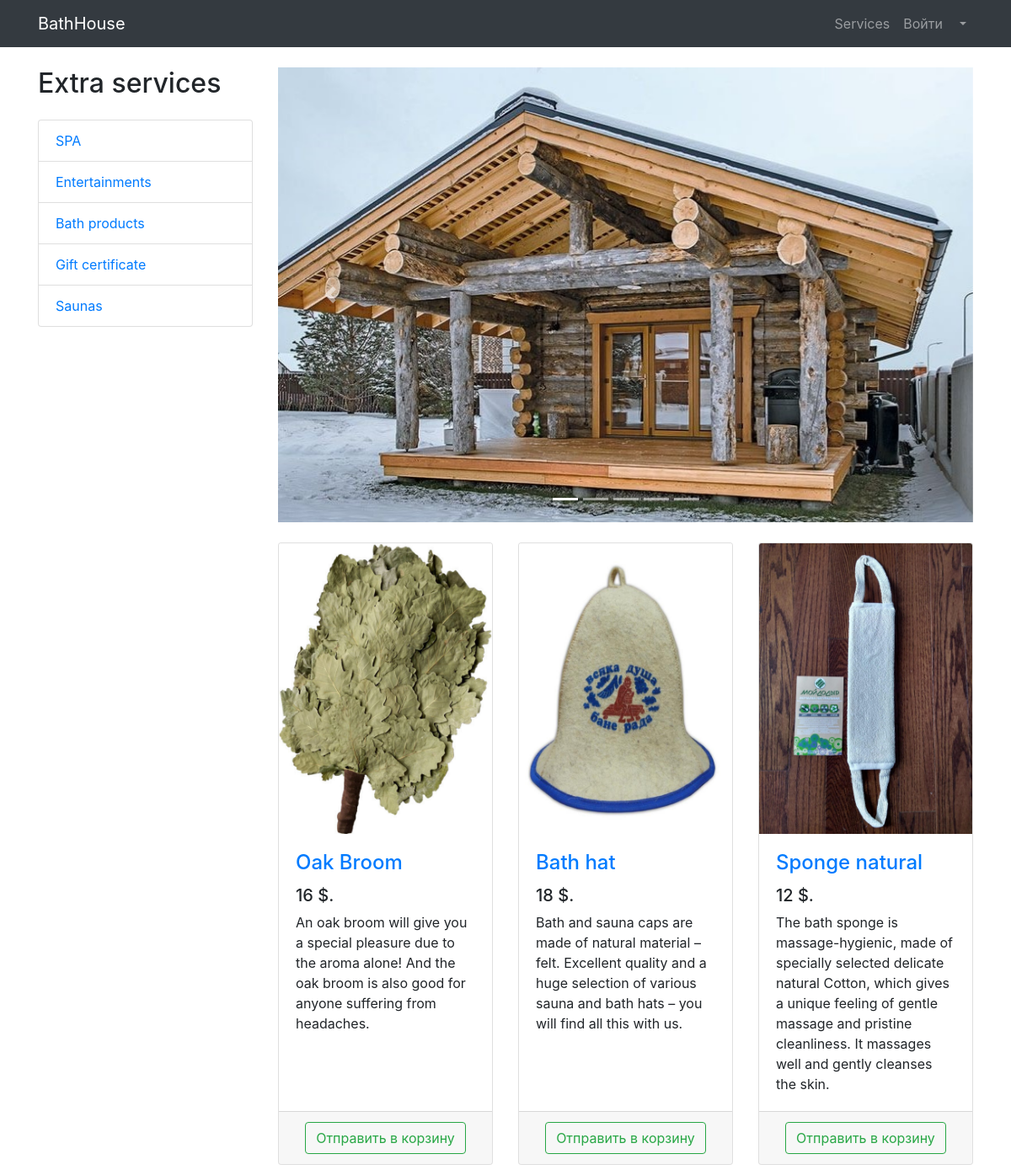
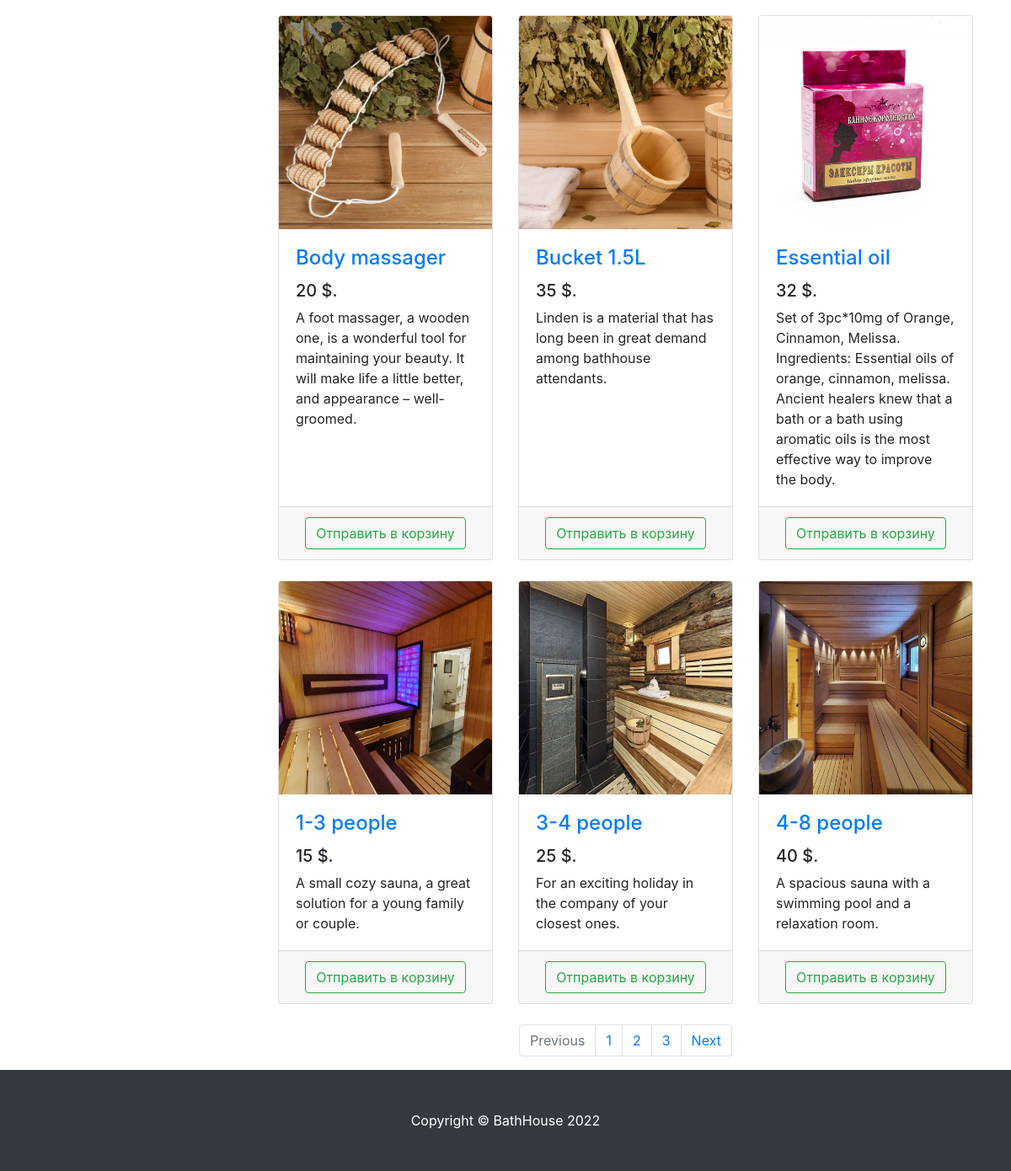
Page /services/ on the committed database (2 pictures, top to bottom).
### mainpage/models.py (models this page shows, shortened)
class ServiceCategory(models.Model):
    name = models.CharField(max_length=128)
    description = models.TextField(null=True, blank=True)
    objects = models.Manager()

class Service(models.Model):
    name = models.CharField(max_length=128)
    description = models.TextField()
    price = models.DecimalField(max_digits=4, decimal_places=0)
    image = models.ImageField(upload_to='extra_service_images')
    category = models.ForeignKey(to=ServiceCategory, on_delete=models.CASCADE)
    objects = models.Manager()

### mainpage/views.py (the view)
# urls.py: path('services/', services, name='services'),
def services(request):
    context = {
        'title': 'Type of Bath',
        'baths': Service.objects.all(),
        'categories': ServiceCategory.objects.all(),
    }
    return render(request, 'mainpage/price.html', context)

### mainpage/templates/mainpage/price.html (shortened to what this page needs)
{% extends 'mainpage/base.html' %}
{% load static %}
{% block css %}
    <link href="{% static 'vendor/css/products.css' %}" rel="stylesheet">
{% endblock %}
{% block content %}
    <div class="container">
    <div class="row">
        <div class="col-lg-3">
            <h2 class="my-4">Extra services</h2>
            <div class="list-group">
                {% for category in categories %}
                <a href="#" class="list-group-item">{{ category.name }}</a>
                {% endfor %}
            </div>
        </div>
        <div class="col-lg-9">
            <div id="carouselExampleIndicators" class="carousel slide my-4" data-ride="carousel">
                <ol class="carousel-indicators">
                    <li data-target="#carouselExampleIndicators" data-slide-to="0" class="active"></li>
                    <li data-target="#carouselExampleIndicators" data-slide-to="1"></li>
                    <li data-target="#carouselExampleIndicators" data-slide-to="2"></li>
                    <li data-target="#carouselExampleIndicators" data-slide-to="3"></li>
                    <li data-target="#carouselExampleIndicators" data-slide-to="4"></li>
                </ol>
                <div class="carousel-inner" role="listbox">
                    <div class="carousel-item active">
                        <img class="d-block img-fluid" src="/static/vendor/img/slides/1.jpg" alt="First slide">
                    </div>
                </div>
                <a class="carousel-control-prev" href="#carouselExampleIndicators" role="button" data-slide="prev">
                    <span class="carousel-control-prev-icon" aria-hidden="true"></span>
                </a>
                <a class="carousel-control-next" href="#carouselExampleIndicators" role="button" data-slide="next">
                    <span class="carousel-control-next-icon" aria-hidden="true"></span>
                </a>
            </div>
            <div class="row">
                {% for services in baths %}
                <div class="col-lg-4 col-md-6 mb-4">
                    <div class="card h-100">
                        <a href="#">
                            <img class="card-img-top"
                                 src="{{ services.image.url }}"
                                 alt="">
                        </a>
                        <div class="card-body">
                            <h4 class="card-title">
                                <a href="#">{{ services.name }}</a>
                            </h4>
                            <h5>{{ services.price }} $.</h5>
                            <p class="card-text">{{ services.description }}</p>
                        </div>
                        <div class="card-footer text-center">
                            <button type="button" class="btn btn-outline-success">Отправить в корзину</button>
                        </div>
                    </div>
                </div>
                {% endfor %}
            </div>
            <nav aria-label="Page navigation example">
                <ul class="pagination justify-content-center">
                    <li class="page-item disabled">
                        <a class="page-link" href="#" tabindex="-1" aria-disabled="true">Previous</a>
                    </li>
                    <li class="page-item"><a class="page-link" href="#">1</a></li>
                    <li class="page-item"><a class="page-link" href="#">2</a></li>
                    <li class="page-item"><a class="page-link" href="#">3</a></li>
                    <li class="page-item">
                        <a class="page-link" href="#">Next</a>
                    </li>
                </ul>
            </nav>
        </div>
    </div>
</div>
{% endblock %}
{% block footer %}
    <footer class="py-5 bg-dark">
    <div class="container">
        <p class="m-0 text-center text-white">Copyright &copy; BathHouse 2022</p>
    </div>
</footer>
{% endblock %}

### mainpage/templates/mainpage/base.html (shortened to what this page needs)
{% load static %}
<!DOCTYPE html>
<html lang="en">
<head>
    <link href="{% static 'vendor/bootstrap/css/bootstrap.min.css' %}" rel="stylesheet">
    {% block css %}
    {% endblock %}
</head>
<body>
<nav class="navbar navbar-expand-lg navbar-dark bg-dark fixed-top">
    <div class="container">
        <a class="navbar-brand" href="{% url 'index' %}">BathHouse</a>
        <div class="collapse navbar-collapse" id="navbarResponsive">
            <ul class="navbar-nav ml-auto">
                <li class="nav-item">
                    <a class="nav-link" href="{% url 'services' %}">Services  </a>
                </li>
                <li class="nav-item">
                    <a class="nav-link" href="users/login.html">Войти </a>
                </li>
                <li class="nav-item dropdown">
                    <a class="nav-link dropdown-toggle" href="#" id="navbarDropdown" role="button"
                       data-bs-toggle="dropdown" aria-expanded="false">
                    </a>
                </li>
            </ul>
        </div>
    </div>
</nav>
{% block content %}
{% endblock %}
{% block footer %}
{% endblock %}
</body>
</html>

### rows in the picture
ServiceCategory: name "SPA"
ServiceCategory: name "Entertainments"
ServiceCategory: name "Bath products"
ServiceCategory: name "Gift certificate"
ServiceCategory: name "Saunas"
Service: image (picture), name "Oak Broom", price "16", description "An oak broom will give you a special pleasure due to the aroma alone! And the oak broom is also good for anyone suffering from headaches."
Service: image (picture), name "Bath hat", price "18", description "Bath and sauna caps are made of natural material – felt. Excellent quality and a huge selection of various sauna and bath hats – you will find all this with us."
Service: image (picture), name "Sponge natural", price "12", description "The bath sponge is massage-hygienic, made of specially selected delicate natural Cotton, which gives a unique feeling of gentle massage and pristine cleanliness. It massages well and gently cleanses the skin."
Service: image (picture), name "Body massager", price "20", description "A foot massager, a wooden one, is a wonderful tool for maintaining your beauty. It will make life a little better, and appearance – well-groomed."
Service: image (picture), name "Bucket 1.5L", price "35", description "Linden is a material that has long been in great demand among bathhouse attendants."
Service: image (picture), name "Essential oil", price "32", description "Set of 3pc*10mg of Orange, Cinnamon, Melissa. Ingredients: Essential oils of orange, cinnamon, melissa. Ancient healers knew that a bath or a bath using aromatic oils is the most effective way to improve the body."
Service: image (picture), name "1-3 people", price "15", description "A small cozy sauna, a great solution for a young family or couple."
Service: image (picture), name "3-4 people", price "25", description "For an exciting holiday in the company of your closest ones."
Service: image (picture), name "4-8 people", price "40", description "A spacious sauna with a swimming pool and a relaxation room."
